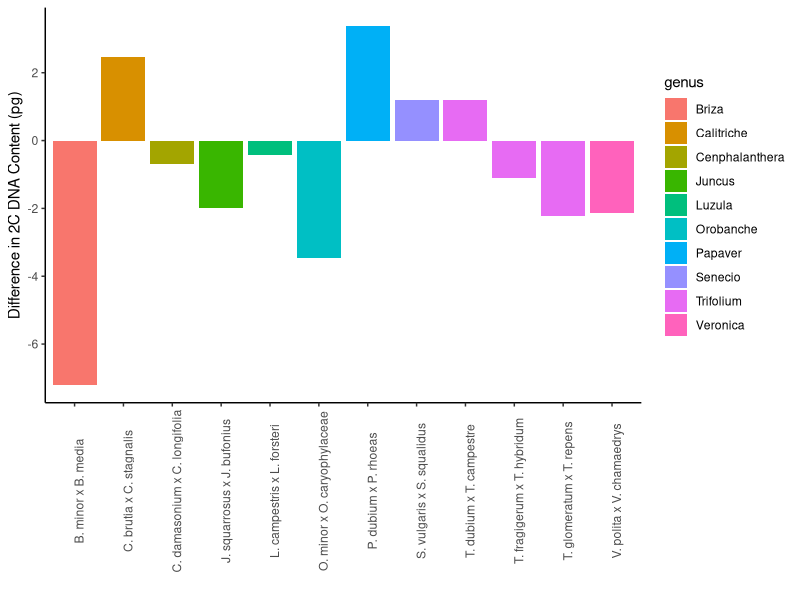

Reproduce this figure in R.
rm(list=ls())
self_cross_pairs_genome <- data.frame(self_species=c("Briza minor", 
                                                     "Callitriche brutia",
                                                     "Cephalanthera damasonium",
                                                     "Juncus squarrosus",
                                                     "Luzula campestris",
                                                     "Orobanche minor",
                                                     "Papaver dubium",
                                                     "Senecio vulgaris",
                                                     "Trifolium dubium",
                                                     "Trifolium fragiferum",
                                                     "Trifolium glomeratum",
                                                     "Veronica polita"),
                                      cross_species=c("Briza media",
                                                      "Callitriche stagnalis",
                                                      "Cephalanthera longifolia",
                                                      "Juncus bufonius",
                                                      "Luzula forsteri",
                                                      "Orobanche caryophylacea",
                                                      "Papaver rhoeas",
                                                      "Senecio squalidus",
                                                      "Trifolium campestre",
                                                      "Trifolium hybridum",
                                                      "Trifolium repens",
                                                      "veronia chamaedrys"),
                                      genus=c("Briza",
                                              "Calitriche",
                                              "Cenphalanthera",
                                              "Juncus",
                                              "Luzula",
                                              "Orobanche",
                                              "Papaver",
                                              "Senecio",
                                              "Trifolium",
                                              "Trifolium",
                                              "Trifolium",
                                              "Veronica"),
                                      self_2c=c(5.8,
                                                5.46,
                                                32.8,
                                                0.61,
                                                0.97,
                                                3.66,
                                                8.2,
                                                3,
                                                2.1,
                                                1.07,
                                                0.78,
                                                0.84),
                                      cross_2c=c(13,
                                                 2.99,
                                                 33.5,
                                                 2.6,
                                                 1.4,
                                                 7.13,
                                                 4.81,
                                                 1.8,
                                                 0.9,
                                                 2.17,
                                                 3,
                                                 2.98),
                                      pair=c("B. minor x B. media",
                                             "C. brutia x C. stagnalis",
                                             "C. damasonium x C. longifolia",
                                             "J. squarrosus x J. bufonius",
                                             "L. campestris x L. forsteri",
                                             "O. minor x O. caryophylaceae",
                                             "P. dubium x P. rhoeas",
                                             "S. vulgaris x S. squalidus",
                                             "T. dubium x T. campestre",
                                             "T. fragigerum x T. hybridum",
                                             "T. glomeratum x T. repens",
                                             "V. polita x V. chamaedrys"))
self_cross_pairs_genome$difference_2c <- self_cross_pairs_genome$self_2c-self_cross_pairs_genome$cross_2c

library(ggplot2)
ggplot(data= self_cross_pairs_genome, aes(x=pair, y=difference_2c, fill=genus))+
  geom_bar(stat="identity")+
  xlab("")+
  ylab("Difference in 2C DNA Content (pg)")+
  theme(axis.text.x=element_text(angle=90),
        panel.grid.major = element_blank(),
        panel.grid.minor = element_blank(),
        panel.background= element_blank(),
        axis.line= element_line(colour="black"))